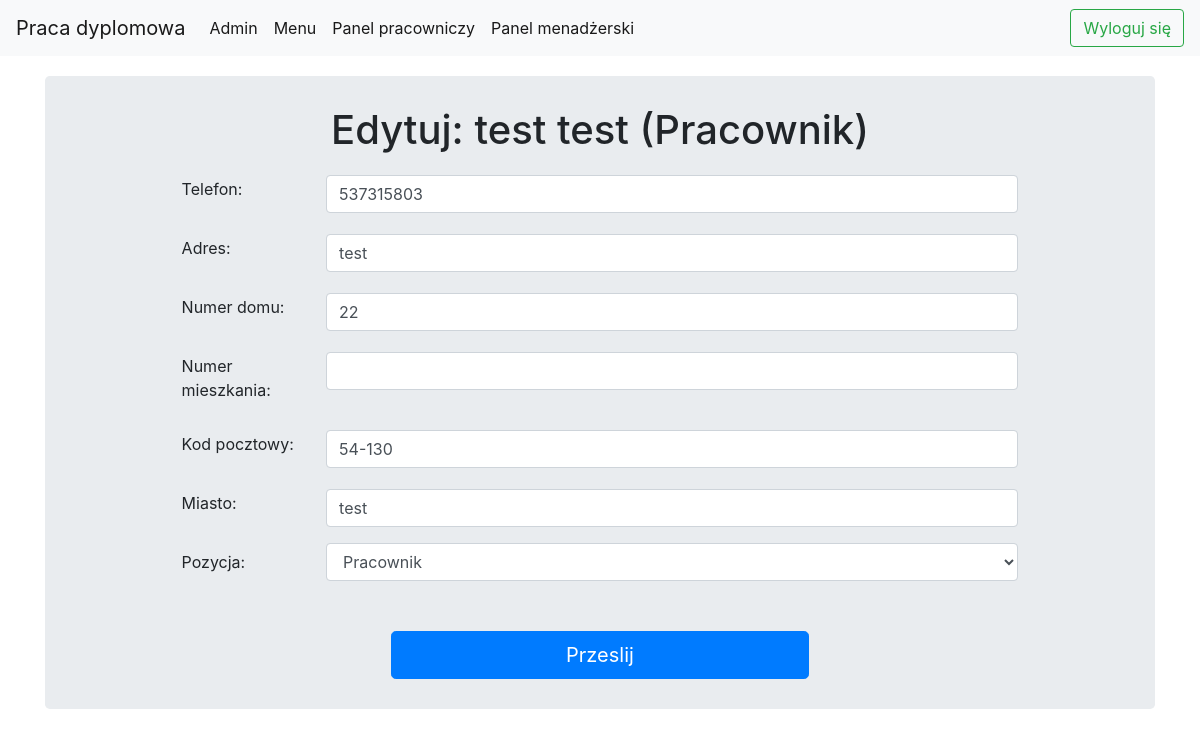
/manage_employees/edit_employee/18/ (signed in), run on the app's committed database.
### restaurantApp/models.py (models this page shows, shortened)
class Employee(models.Model):
    person = models.ForeignKey(Person, on_delete=models.CASCADE)
    user = models.OneToOneField(User, on_delete=models.CASCADE, default=None, null=True, blank=True)
    restaurant = models.ForeignKey(Restaurant, on_delete=models.CASCADE, null=True, blank=True)
    POSITIONS = (
        ('M', 'Manager'),
        ('W', 'Pracownik')
    )
    position = models.CharField(max_length=1, choices=POSITIONS)
    def __str__(self):
        return f"{self.person} ({self.get_position_display()})"

class Person(models.Model):
    first_name = models.CharField(max_length=100)
    last_name = models.CharField(max_length=100)
    phone_regex = RegexValidator(regex=r'^\+?1?\d{9,15}$',
                                 message="Numer telefonu powinien zawierać się w formacie +48999999999")
    phone_number = models.CharField(validators=[phone_regex], max_length=17, blank=True)
    address = models.ForeignKey(Address, on_delete=models.CASCADE)
    def __str__(self):
        return f"{self.first_name} {self.last_name}"

class Address(models.Model):
    street_name = models.CharField(max_length=100)
    street_number = models.IntegerField()
    house_number = models.IntegerField(null=True, blank=True)
    city = models.CharField(max_length=100)
    zip_code = models.CharField(max_length=10)

### restaurantApp/views.py (the view)
    def _wrapped_view_func(request, *args, **kwargs):
        if request.user.employee.position != "M":
            return HttpResponse('Nie posiadasz uprawnień')
        else:
            return view_func(request, *args, **kwargs)

### restaurantApp/views.py (called while the page is built, shortened)
def manager_required(view_func):
    def _wrapped_view_func(request, *args, **kwargs):
        if request.user.employee.position != "M":
            return HttpResponse('Nie posiadasz uprawnień')
        else:
            return view_func(request, *args, **kwargs)
    return _wrapped_view_func

@login_required
@manager_required
def edit_employee(request, id):
    employee = Employee.objects.get(id=id)
    return render(request, "restaurantApp/edit_employee.html", {"employee": employee})

### templates/restaurantApp/edit_employee.html (shortened to what this page needs)
<!DOCTYPE html>
{% extends "restaurantApp/base.html" %}
{% load static %}
{% block css_block %}
    <link rel="stylesheet" type="text/css" href="{% static 'css/control_panel.css' %}">
    <link rel="stylesheet" type="text/css" href="{% static 'css/forms.css' %}">
{% endblock css_block %}
{% block body_block %}
    <div class="jumbotron">
        <h1 align="center">Edytuj: {{ employee }}</h1>
        <div class="form-default">
            <form id="create-user-form" method="post" action="" enctype="multipart/form-data">
                <div class="form-group row">
                    <label for="phone_number" class="col-sm-2 col-form-label">Telefon:</label>
                    <div class="col-sm-10">
                        <input class="form-control" id="phone_number" type="text" name="phone_number" required
                               value="{{ employee.person.phone_number }}">
                    </div>
                </div>
                <div class="form-group row">
                    <label for="street_name" class="col-sm-2 col-form-label">Adres:</label>
                    <div class="col-sm-10">
                        <input class="form-control" id="street_name" type="text" name="street_name" required
                               value="{{ employee.person.address.street_name }}">
                    </div>
                </div>
                <div class="form-group row">
                    <label for="street_number" class="col-sm-2 col-form-label">Numer domu:</label>
                    <div class="col-sm-10">
                        <input class="form-control" id="street_number" type="text" name="street_number" required
                               value="{{ employee.person.address.street_number }}">
                    </div>
                </div>
                <div class="form-group row">
                    <label for="house_number" class="col-sm-2 col-form-label">Numer mieszkania:</label>
                    <div class="col-sm-10">
                        {% if employee.person.address.house_number %}
                            <input class="form-control" id="house_number" type="text" name="house_number"
                                   value="{{ employee.person.address.house_number }}">
                        {% else %}
                            <input class="form-control" id="house_number" type="text" name="house_number">
                        {% endif %}
                    </div>
                </div>
                <div class="form-group row">
                    <label for="zip_code" class="col-sm-2 col-form-label">Kod pocztowy:</label>
                    <div class="col-sm-10">
                        <input class="form-control" id="zip_code" type="text" name="zip_code" required
                               value="{{ employee.person.address.zip_code }}">
                    </div>
                </div>
                <div class="form-group row">
                    <label for="city" class="col-sm-2 col-form-label">Miasto:</label>
                    <div class="col-sm-10">
                        <input class="form-control" id="city" type="text" name="city" required
                               value="{{ employee.person.address.city }}">
                    </div>
                </div>
                <div class="form-group row">
                    <label for="position" class="col-sm-2 col-form-label">Pozycja:</label>
                    <div class="col-sm-10">
                        <select class="form-control" id="position" name="position">
                            {% if employee.position == "W" %}
                                <option selected value="W">Pracownik</option>
                            {% elif employee.position == "M" %}
                                <option value="W">Pracownik</option>
                                <option selected value="M">Manager</option>
                            {% endif %}
                        </select>
                    </div>
                </div>
                <br>
                <button class="send-user-form btn btn-primary btn-lg">Przeslij</button>
            </form>
        </div>
    </div>
{% endblock %}

### static/css/base.css (style rules this page uses)
html { overflow: hidden; }
body { margin: 0; box-sizing: border-box; }
html, body { height: 100%; width: 100%; background: url("/static/img/b3.JPG") no-repeat 0 0 scroll; height: 100%; width: 100%; background-position: 0px -40px; background-repeat: no-repeat; background-size: cover; }
.jumbotron { height: 100%; margin-bottom: 20px; margin-top: 20px; padding-top: 30px; padding-bottom: 30px; }

### static/css/forms.css (style rules this page uses)
.form-default { margin-left: 10%; text-align: left; width: 80%; }
.form-default button { margin-top: 10px; margin-left: 25%; width: 50%; }
.form-default input { margin-top: 5px; }

### data on the page
Employee: person+position "test test (Pracownik)", phone_number "537315803", street_name "test", street_number "22", zip_code "54-130", city "test", position "Pracownik"
